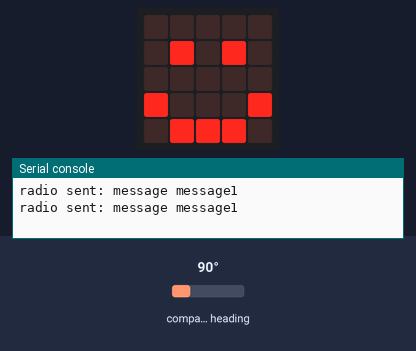
A program run on a simulated BBC micro:bit (MakeCode). Shown: the board's 5×5 LED display, the last lines printed to the serial console. Inputs (shaded band) come from the test bench; at power-on: compass heading 90°. No radio messages arrive unless stated (any console line starting 'radio sent:' is added by the test bench); the compass is already calibrated.

Above: at 1.2 s.
1.3 s: compass heading set to 17°
2.8 s: compass heading set to 14°
At 3.7 s:
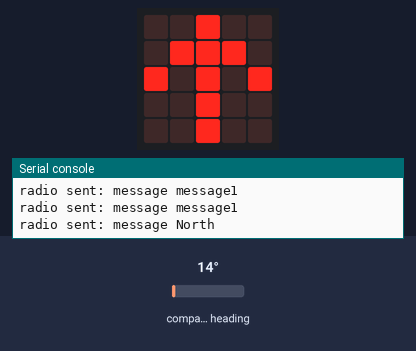
4.4 s: compass heading set to 90°
At 6.0 s:
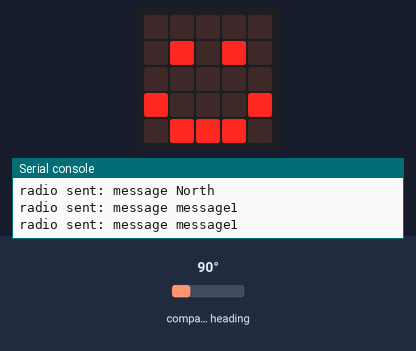
6.3 s: compass heading set to 7°
At 6.8 s:
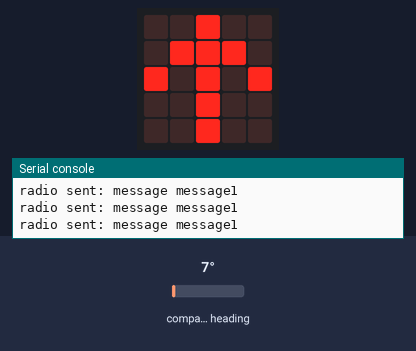
Timing chart, 0 to 8.9 s (numbered marks = the images above; inputs shaded):
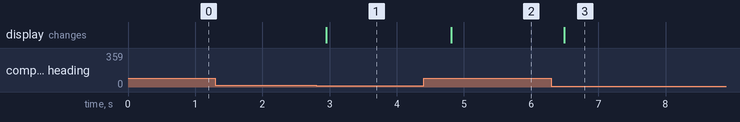

Measured:
- the behaviour switches between 16 and 15° on compass heading (found by bisection; images 0 and 1)
- after the input at 2.8 s, the display: changes after 0.15 s (image 1)
- after the input at 4.4 s, the display: changes after 0.41 s (image 2)
- after the input at 6.3 s, the display: changes after 0.19 s (image 3)

The program:

main.ts
```typescript
enum RadioMessage {
    message1 = 49434,
    North = 3708
}
let degrees = 0
radio.setGroup(1)
basic.forever(function () {
    degrees = input.compassHeading()
    if (degrees >= 345 || degrees <= 15) {
        basic.showArrow(ArrowNames.North)
        radio.sendMessage(RadioMessage.North)
    } else {
        basic.showLeds(`
            . . . . .
            . # . # .
            . . . . .
            # . . . #
            . # # # .
            `)
        radio.sendMessage(RadioMessage.message1)
    }
})
```

test.ts
```typescript
// tests gaan hier; deze zal niet worden gecompileerd wanneer dit pakket wordt gebruikt als extensie.
```
